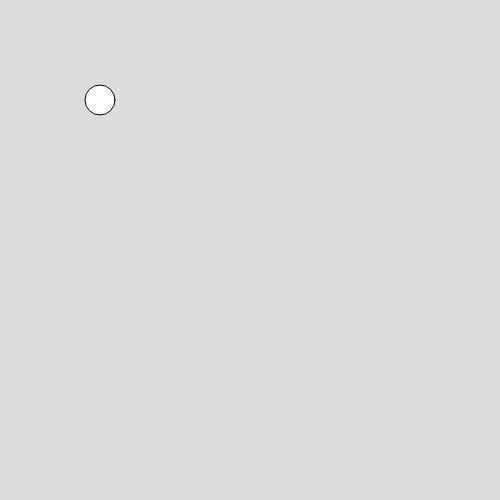
Frame 1 (no input)
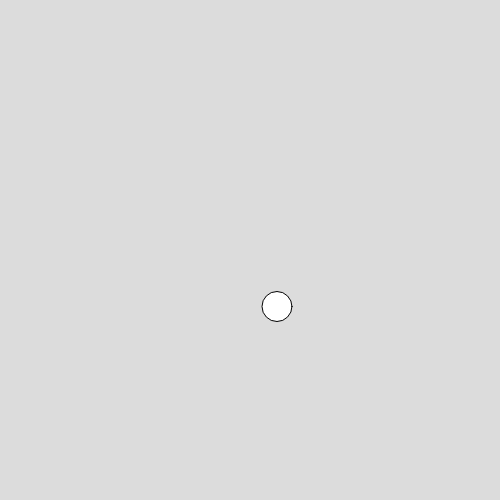
Frame 60 (no input)
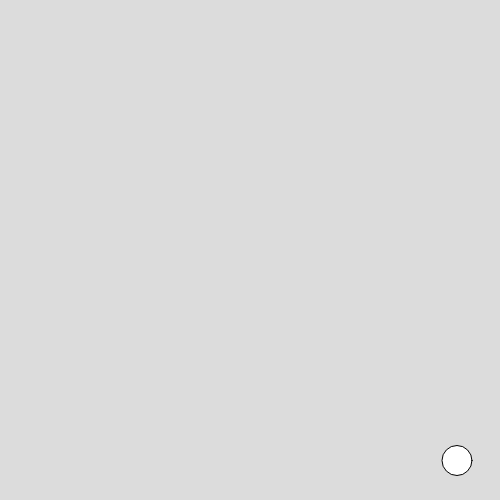
Frame 120 (the mouse pressed at the canvas centre since frame 60)

The p5.js sketch that drew these frames (run headless with seeded random() and noise() and a simulated clock; from frame 60 on, the mouse is pressed at the canvas centre):

// p5.js sketch
// ── sketch.js
var myCircle;

function setup() {
  createCanvas(500, 500);
  smooth();


}

function draw() {
  background(220);
  fill(255);
  myCircle.display();
  myCircle.move();
  myCircle.bounce();
}


myCircle = {
  x:100,
  y:100,
  size:30,
  speedX:3,
  speedY:3.5,
  bounce: function(){
      if (this.x > (width - this.size/2) || this.x < this.size/2){
        this.speedX = this.speedX * -1;
      }
      if (this.y > (height - this.size/2) || this.y < this.size/2){
        this.speedY = this.speedY * -1;
      }
  },
  move: function(){
      this.x = this.x + this.speedX;
      this.y = this.y + this.speedY;
  },
  display: function (){
    ellipse(this.x, this.y, this.size, this.size);
  }
}
